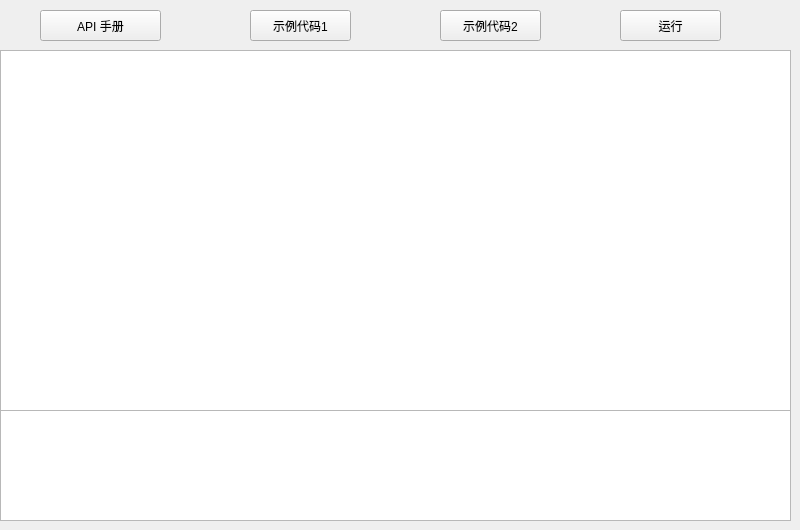
       <widget class="QWidget" name="tab_7">
        <attribute name="title">
         <string>Programming</string>
        </attribute>
        <widget class="QPushButton" name="pushButton_29">
         <property name="geometry">
          <rect>
           <x>40</x>
           <y>10</y>
           <width>121</width>
           <height>31</height>
          </rect>
         </property>
         <property name="text">
          <string>API 手册</string>
         </property>
        </widget>
        <widget class="QPushButton" name="pushButton_30">
         <property name="geometry">
          <rect>
           <x>250</x>
           <y>10</y>
           <width>101</width>
           <height>31</height>
          </rect>
         </property>
         <property name="text">
          <string>示例代码1</string>
         </property>
        </widget>
        <widget class="QPushButton" name="pushButton_31">
         <property name="geometry">
          <rect>
           <x>440</x>
           <y>10</y>
           <width>101</width>
           <height>31</height>
          </rect>
         </property>
         <property name="text">
          <string>示例代码2</string>
         </property>
        </widget>
        <widget class="QPushButton" name="pushButton_32">
         <property name="geometry">
          <rect>
           <x>620</x>
           <y>10</y>
           <width>101</width>
           <height>31</height>
          </rect>
         </property>
         <property name="text">
          <string>运行</string>
         </property>
        </widget>
        <widget class="QTextEdit" name="textEdit">
         <property name="geometry">
          <rect>
           <x>0</x>
           <y>50</y>
           <width>791</width>
           <height>361</height>
          </rect>
         </property>
        </widget>
        <widget class="QTextBrowser" name="textBrowser">
         <property name="geometry">
          <rect>
           <x>0</x>
           <y>410</y>
           <width>791</width>
           <height>111</height>
          </rect>
         </property>
        </widget>
       </widget>
